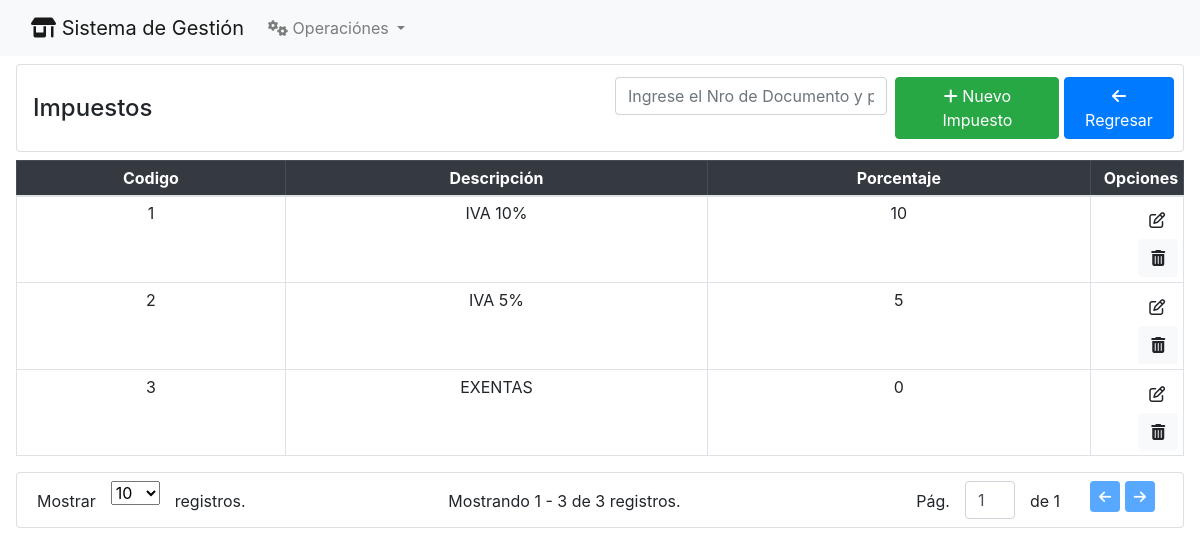
Page /impuestos/ on the committed database.
### Impuestos/models.py (models this page shows, shortened)
class Impuestos(models.Model):
    descripcion =  models.CharField(max_length = 250)
    porcentaje = models.FloatField()
    estado = models.IntegerField(default = 1, null= True, blank = True)

### Impuestos/views.py (the view)
# urls.py: path("", impuesto_index, name="impuestos"),
def impuesto_index(request):
    template_name = 'impuestos_index.html'
    paginate_by = 10
    filter_value = request.GET.get('filter', '').strip()
    paginate_by_param = request.GET.get('paginate_by', paginate_by)
    if filter_value:
        queryset = Impuestos.objects.filter(
            Q(descripcion__icontains=filter_value),
        )
    else:
        queryset = Impuestos.objects.filter()
    paginator = Paginator(queryset, per_page=paginate_by_param)
    page = request.GET.get('page')
    blocks = paginator.get_page(page)
    context = {
        'page_obj': blocks,
        'title': 'Impuestos',
        'filter': filter_value,
    }
    return render(request, template_name, context)

### Impuestos/templates/impuestos_index.html (shortened to what this page needs)
{% extends 'home.html' %}
{% block content %}
<div class="card pr-2 my-2 mr-3 ml-3 mb-2">
    <div class="card-body pr-2 pl-3 py-1">
        <div class="row align-items-center">
            <div class="col">
                <h4 class="m-0 my-2">{{ title }}</h4>
            </div>
            <div class="col d-flex p-2 justify-content-end">
                <form class="mr-2 w-50" method="get">
                    <input type="text" class="form-control   text-center" name="filter"
                        placeholder="Ingrese el Nro de Documento y presione la tecla Enter">
                </form>
                <a href="{%url 'nuevo_impuesto'%}" class="btn btn-success"> <i class="fa-solid fa-plus"></i> Nuevo
                    Impuesto</a>
                <a href="{% url 'home' %}" class="btn btn-primary"> <i class="fa-solid fa-arrow-left"></i> Regresar</a>
            </div>
        </div>
    </div>
</div>
<div class=" pr-3  pl-3 ml-0 mb-2">
    <table class="table table-sm table-bordered">
        <thead class="table-dark ">
            <tr class="text-center">
                <th>Codigo</th>
                <th>Descripci&oacute;n</th>
                <th>Porcentaje</th>
                <th style="width: 8%; text-align: right;">Opciones</th>
            </tr>
        </thead>
        <tbody>
            {% for imp in page_obj %}
            <tr class="text-center">
                <td> {{imp.id}} </td>
                <td> {{imp.descripcion}} </td>
                <td> {{imp.porcentaje}} </td>
                <td style="text-align: right;">
                    <a href="modificar_impuesto/{{imp.id}}/" class="btn btn-ligth"><i class="fa-regular fa-pen-to-square"></i></a>
                    <a href="#" class="btn btn-light btn_eliminar" data-bs-toggle="modal" data-bs-target="#exampleModal"
                        data-id="{{imp.id}}">
                        <i class="fa-solid fa-trash-can"></i>
                    </a>
                </td>
            </tr>
            {% endfor %}
        </tbody>
    </table>
</div>
{% include 'paginator.html' %}
{% endblock %}

### rows in the picture
Impuestos: id "1", descripcion "IVA 10%", porcentaje "10"
Impuestos: id "2", descripcion "IVA 5%", porcentaje "5"
Impuestos: id "3", descripcion "EXENTAS", porcentaje "0"

### other values in the picture
{{ title }} "Impuestos"
{{ page_obj.start_index }} "1"
{{ page_obj.end_index }} "3"
{{ page_obj.paginator.count }} "3"
{{ page_obj.paginator.num_pages }} "1"
